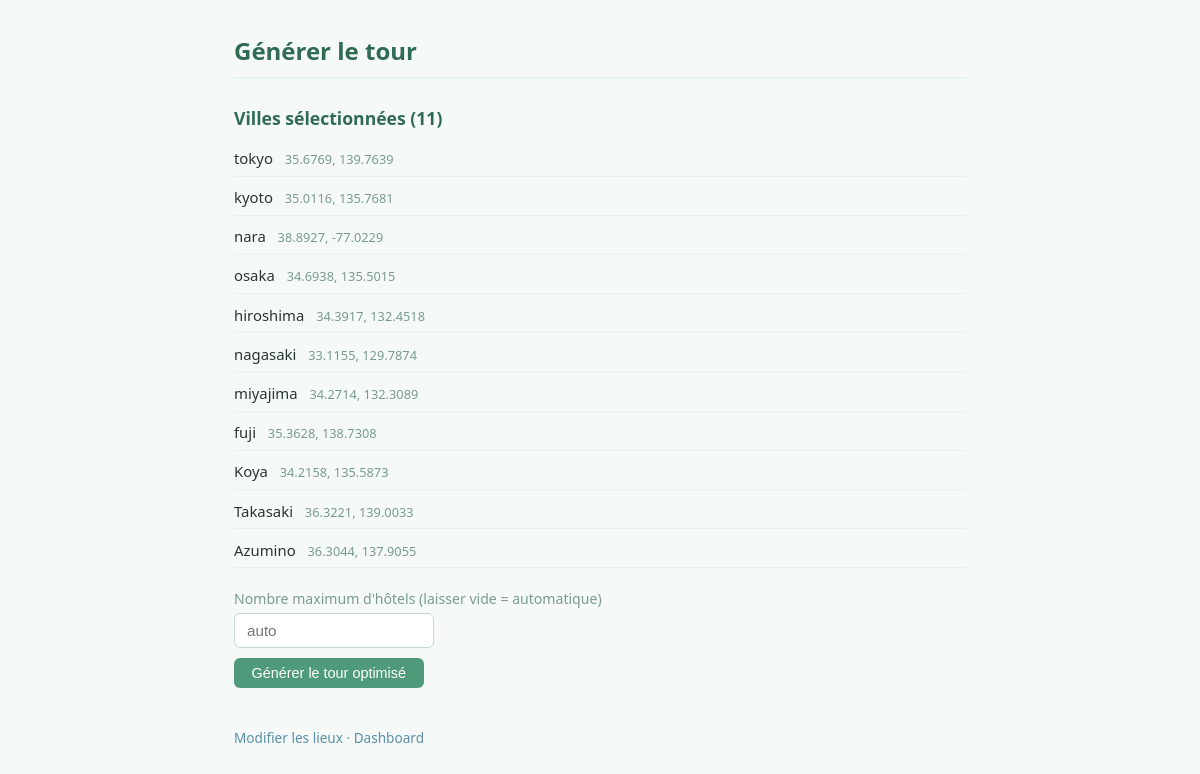
Page /pages/generate.php?travel_id=3 (signed in) on the committed database.
### tables this page shows
CREATE TABLE `places` (
  `id` int NOT NULL,
  `travel_id` int NOT NULL,
  `nom` varchar(255) NOT NULL,
  `latitude` double NOT NULL,
  `longitude` double NOT NULL
);

### models/PlaceManager.php (called while the page is built, shortened)
<?php
class PlaceManager {
    private PDO $db;
    public function __construct(PDO $db) {
        $this->db = $db;
    }
    public function getPlacesByTravel(int $travelId): array {
        try {
            $stmt = $this->db->prepare("SELECT * FROM places WHERE travel_id = :travel_id");
            $stmt->execute([':travel_id' => $travelId]);
            return $stmt->fetchAll(PDO::FETCH_ASSOC);
        } catch (Exception $e) {
            error_log("Error fetching places: " . $e->getMessage());
            return [];
        }
    }
}

### pages/generate.php (the view, shortened to what this page needs)
<?php
require("../config/database.php");
require_once("../models/PlaceManager.php");
$travelId = isset($_GET['travel_id']) ? (int) $_GET['travel_id'] : 0;
$manager  = new PlaceManager($bdd);
$places   = $travelId > 0 ? $manager->getPlacesByTravel($travelId) : [];
?>
<!DOCTYPE html>
<html lang="fr">
<head>
    <link rel="stylesheet" href="../public/assets/css/style.css">
</head>
<body>
    <h1>Générer le tour</h1>
    <h2>Villes sélectionnées (<?= count($places) ?>)</h2>
    <ul style="list-style:none;padding:0;margin-bottom:1.2rem">
        <?php foreach ($places as $place): ?>
            <li style="padding:.3rem 0;border-bottom:1px solid var(--green-light);font-size:.93rem">
                <?= htmlspecialchars($place['nom']) ?>
                <span style="color:var(--muted);font-size:.8rem;margin-left:.5rem"><?= round($place['latitude'],4) ?>, <?= round($place['longitude'],4) ?></span>
            </li>
        <?php endforeach; ?>
    </ul>
    <form action="" method="POST">
        <label for="max_hotels">Nombre maximum d'hôtels <span style="color:var(--muted)">(laisser vide = automatique)</span></label>
        <input type="number" id="max_hotels" name="max_hotels" min="1" max="<?= count($places) ?>" placeholder="auto" style="max-width:200px">
        <button type="submit">Générer le tour optimisé</button>
    </form>
    <div class="nav">
        <a href="places.php?travel_id=<?= $travelId ?>">Modifier les lieux</a> &middot;
        <a href="dashboard.php">Dashboard</a>
    </div>
</body>
</html>

### public/assets/css/style.css (style rules this page uses)
:root { --green: #4e9a7a; --green-dark: #306b54; --green-light: #e6f4ee; --blue: #5a8fa8; --blue-light: #e5f0f7; --bg: #f5f9f7; --text: #2a3530; --muted: #7a9a90; --border: #c5d9d0; --white: #ffffff; --radius: 6px; }
*, *::before, *::after { box-sizing: border-box; margin: 0; padding: 0; }
body { font-family: 'Segoe UI', system-ui, sans-serif; font-size: 15px; background: var(--bg); color: var(--text); line-height: 1.6; padding: 2rem 1.5rem; max-width: 780px; margin: 0 auto; }
h1 { font-size: 1.5rem; color: var(--green-dark); margin-bottom: 1.2rem; border-bottom: 2px solid var(--green-light); padding-bottom: .4rem; }
h2 { font-size: 1.1rem; color: var(--green-dark); margin: 1.6rem 0 .6rem; }
a { color: var(--blue); text-decoration: none; }
form { margin-bottom: .8rem; }
input[type="text"], input[type="email"], input[type="password"], input[type="number"], select { display: block; width: 100%; padding: .5rem .75rem; border: 1px solid var(--border); border-radius: var(--radius); background: var(--white); color: var(--text); font-size: .95rem; margin-bottom: .6rem; transition: border-color .15s; }
label { display: block; font-size: .88rem; color: var(--muted); margin-bottom: .2rem; }
button { display: inline-block; padding: .45rem 1.1rem; border: none; border-radius: var(--radius); background: var(--green); color: var(--white); font-size: .9rem; cursor: pointer; transition: background .15s; margin-bottom: .4rem; }
ul { padding-left: 1.2rem; }
ul li { margin-bottom: .3rem; }
.nav { margin-top: 2rem; font-size: .85rem; color: var(--muted); }
.nav a { color: var(--blue); }

### rows in the picture
places: nom "tokyo", latitude "35.6769", longitude "139.7639"
places: nom "kyoto", latitude "35.0116", longitude "135.7681"
places: nom "nara", latitude "38.8927", longitude "-77.0229"
places: nom "osaka", latitude "34.6938", longitude "135.5015"
places: nom "hiroshima", latitude "34.3917", longitude "132.4518"
places: nom "nagasaki", latitude "33.1155", longitude "129.7874"
places: nom "miyajima", latitude "34.2714", longitude "132.3089"
places: nom "fuji", latitude "35.3628", longitude "138.7308"
places: nom "Koya", latitude "34.2158", longitude "135.5873"
places: nom "Takasaki", latitude "36.3221", longitude "139.0033"
places: nom "Azumino", latitude "36.3044", longitude "137.9055"

### other values in the picture
count($places) "11"
